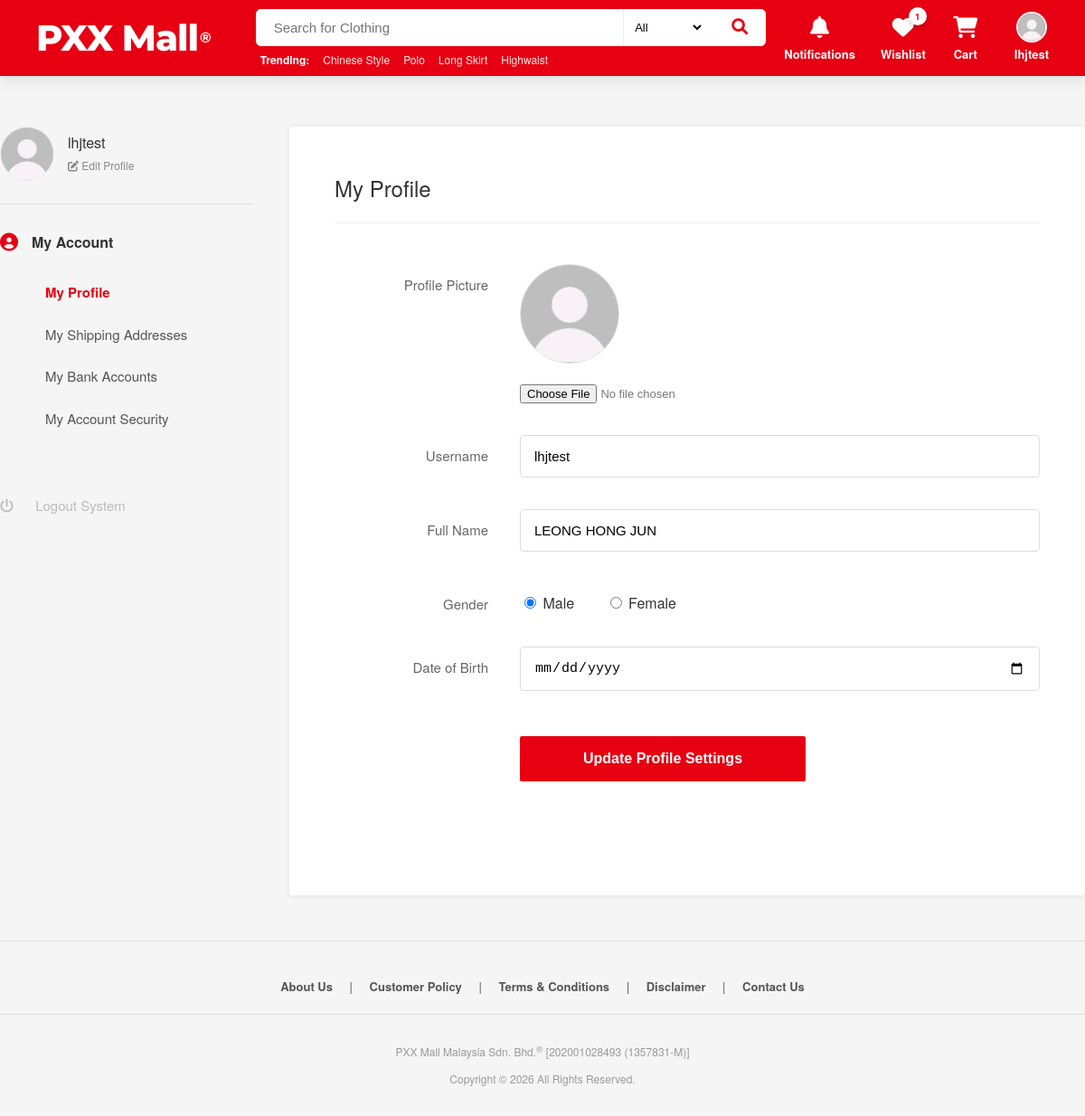
/member/profile.php (signed in), run on the app's committed database.
### tables this page shows
CREATE TABLE `users` (
  `user_id` varchar(20) NOT NULL,
  `username` varchar(50) NOT NULL,
  `real_name` varchar(100) DEFAULT NULL,
  `gender` enum('Male','Female') DEFAULT NULL,
  `birthday` date DEFAULT NULL,
  `password_hashed` varchar(255) NOT NULL,
  `phone_num` varchar(20) DEFAULT NULL,
  `email` varchar(100) DEFAULT NULL,
  `address` text DEFAULT NULL,
  `Postcode` varchar(50) NOT NULL,
  `City` varchar(50) NOT NULL,
  `State` varchar(50) NOT NULL,
  `bank_name` varchar(100) NOT NULL,
  `points` int(11) DEFAULT 0,
  `role` enum('Admin','S.Admin','Member') DEFAULT NULL,
  `created_at` timestamp NOT NULL DEFAULT current_timestamp(),
  `login_attempts` int(11) DEFAULT 0,
  `last_login_attempt` datetime DEFAULT NULL,
  `last_login` datetime DEFAULT NULL,
  `remember_token` varchar(100) DEFAULT NULL,
  `reset_token` varchar(100) DEFAULT NULL,
  `profile_photo` varchar(255) DEFAULT 'default.jpg',
  `status` enum('Active','Blocked') DEFAULT NULL,
  `email_code` varchar(6) DEFAULT NULL,
  `email_expiry` datetime DEFAULT NULL,
  `email_verified` int(11) DEFAULT 1,
  `email_status` enum('Verified','Unverified') NOT NULL DEFAULT 'Verified',
  `phone_status` enum('Verified','Unverified') NOT NULL DEFAULT 'Verified'
);

### member/profile.php (the view, shortened to what this page needs)
<?php
$pxx_root = dirname(__DIR__);
$pxx_head_file = $pxx_root . DIRECTORY_SEPARATOR . 'includes' . DIRECTORY_SEPARATOR . '_head.php';
$pxx_foot_file = $pxx_root . DIRECTORY_SEPARATOR . 'includes' . DIRECTORY_SEPARATOR . '_foot.php';
global $pdo;
$user_id = $_SESSION['user_id'];
$active_page = isset($_GET['page']) ? htmlspecialchars($_GET['page']) : 'my_profile';
$stmt_fetch = $pdo->prepare("SELECT * FROM users WHERE user_id = ?");
$stmt_fetch->execute([$user_id]);
$u = $stmt_fetch->fetch();
function d($val) {
    return htmlspecialchars($val ?? '', ENT_QUOTES, 'UTF-8');
}
if (file_exists($pxx_head_file)) { include_once $pxx_head_file; }
?>
<div class="pxx-master-wrapper">
    <div class="pxx-sidebar-nav">
        <div class="sidebar-user-header">
            <img src="../images/<?php echo d($u['profile_photo'] ?: 'default.jpg'); ?>" alt="User Avatar">
            <div class="user-meta">
                <div class="user-name-text"><?php echo d($u['username']); ?></div>
                <a href="?page=my_profile" style="font-size: 12px; color: #888; text-decoration: none;">
                    <i class="fas fa-edit"></i> Edit Profile
                </a>
            </div>
        </div>
        <nav>
            <div class="nav-section-header"><i class="fas fa-user-circle"></i> My Account</div>
            <a href="?page=my_profile" class="nav-link-item <?php echo $active_page=='my_profile'?'active':''; ?>">My Profile</a>
            <a href="?page=addresses" class="nav-link-item <?php echo $active_page=='addresses'?'active':''; ?>">My Shipping Addresses</a>
            <a href="?page=bank" class="nav-link-item <?php echo $active_page=='bank'?'active':''; ?>">My Bank Accounts</a>
            <a href="?page=security" class="nav-link-item <?php echo $active_page=='security'?'active':''; ?>">My Account Security</a>
            <div style="margin-top: 50px;">
                <a href="../logout.php" class="nav-link-item" style="padding-left: 0; color: #bbb;">
                    <i class="fas fa-power-off" style="width: 35px; text-align: left;"></i>
                    <span>Logout System</span>
                </a>
            </div>
        </nav>
    </div>
    <div class="pxx-main-dashboard">
        <?php if ($active_page == 'my_profile'): ?>
            <div class="dashboard-header"><h2>My Profile</h2></div>
            <form action="profile.php?page=my_profile" method="POST" enctype="multipart/form-data">
                <div class="form-row-pxx">
                    <div class="form-label-pxx">Profile Picture</div>
                    <div class="form-content-pxx">
                        <div class="avatar-interactive-box">
                            <img src="../images/<?php echo d($u['profile_photo'] ?: 'default.jpg'); ?>" id="displayAvatarImg">
                        </div>
                        <input type="file" name="profile_photo" accept="image/*" style="font-size: 13px; color: #777;">
                    </div>
                </div>
                <div class="form-row-pxx">
                    <div class="form-label-pxx">Username</div>
                    <div class="form-content-pxx">
                        <input type="text" name="username" class="pxx-input-large" value="<?php echo d($u['username']); ?>" required>
                    </div>
                </div>
                <div class="form-row-pxx">
                    <div class="form-label-pxx">Full Name</div>
                    <div class="form-content-pxx">
                        <input type="text" name="real_name" class="pxx-input-large" value="<?php echo d($u['real_name']); ?>">
                    </div>
                </div>
                <div class="form-row-pxx">
                    <div class="form-label-pxx">Gender</div>
                    <div class="form-content-pxx">
                        <div style="padding-top: 10px;">
                            <label><input type="radio" name="gender" value="Male" <?php echo $u['gender']=='Male'?'checked':''; ?>> Male</label>
                            <label style="margin-left: 30px;"><input type="radio" name="gender" value="Female" <?php echo $u['gender']=='Female'?'checked':''; ?>> Female</label>
                        </div>
                    </div>
                </div>
                <div class="form-row-pxx">
                    <div class="form-label-pxx">Date of Birth</div>
                    <div class="form-content-pxx">
                        <input type="date" name="birthday" class="pxx-input-large" value="<?php echo d($u['birthday']); ?>">
                    </div>
                </div>
                <div class="form-row-pxx" style="margin-top: 50px;">
                    <div class="form-label-pxx"></div>
                    <div class="form-content-pxx">
                        <button type="submit" class="btn-save-master">Update Profile Settings</button>
                    </div>
                </div>
            </form>
        <?php endif; ?>
    </div>
</div>
<?php
if (file_exists($pxx_foot_file)) { include_once $pxx_foot_file; }
?>

### includes/_head.php (shortened to what this page needs)
<?php
$isLoggedIn = false;
$username = "";
$avatar_file = "default.jpg";
$current_page_dir = basename(dirname($_SERVER['PHP_SELF']));
$is_subfolder = ($current_page_dir === 'admin' || $current_page_dir === 'member' || $current_page_dir === 'memberProducts');
$path_prefix = $is_subfolder ? '../' : '';
if (isset($_SESSION['username']) || isset($_SESSION['user_id'])) {
    $isLoggedIn = true;
    $username = $_SESSION['username'];
    if (isset($pdo)) {
        try {
            $stmt = $pdo->prepare("SELECT profile_photo FROM users WHERE username = ? LIMIT 1");
            $stmt->execute([$username]);
            $user_data = $stmt->fetch();
            if ($user_data && !empty($user_data['profile_photo'])) {
                $avatar_file = $user_data['profile_photo'];
            }
        } catch (PDOException $e) {
            $avatar_file = !empty($_SESSION['profile_photo']) ? $_SESSION['profile_photo'] : 'default.jpg';
        }
    }
}
$final_avatar_path = $path_prefix . 'images/' . $avatar_file;
$current_category = isset($_GET['category']) ? $_GET['category'] : '';
$dynamic_keywords = [];
if (isset($pdo)) {
    try {
        if (!empty($current_category) && $current_category !== 'All') {
            $kw_stmt = $pdo->prepare("
                SELECT DISTINCT p.keywords
                FROM products p
                JOIN categories c ON p.category_id = c.category_id
                WHERE c.category_gender = :cat
                AND p.keywords IS NOT NULL
                AND p.keywords != ''
                ORDER BY RAND()
                LIMIT 10
            ");
            $kw_stmt->execute(['cat' => $current_category]);
        } else {
            $kw_stmt = $pdo->prepare("
                SELECT DISTINCT keywords
                FROM products
                WHERE keywords IS NOT NULL
                AND keywords != ''
                ORDER BY RAND()
                LIMIT 10
            ");
            $kw_stmt->execute();
        }
        $fetched_keywords = $kw_stmt->fetchAll(PDO::FETCH_COLUMN);
        foreach ($fetched_keywords as $kw_string) {
            $parts = explode(',', $kw_string);
            foreach ($parts as $p) {
                $p = trim($p);
                if (!empty($p) && strlen($p) > 1 && !in_array($p, $dynamic_keywords)) {
                    $dynamic_keywords[] = $p;
                }
                if (count($dynamic_keywords) >= 4) break 2;
            }
        }
    } catch(PDOException $e) {}
}
$wishlist_count = 0;
$uid = '';
if ($isLoggedIn) {
    if (isset($_SESSION['user_id']) && !empty($_SESSION['user_id'])) {
        $uid = (string)$_SESSION['user_id'];
    }
}
if (!empty($uid) && isset($pdo)) {
    try {
        $stmt = $pdo->prepare("SELECT COUNT(*) FROM favourites WHERE user_id = ?");
        $stmt->execute([$uid]);
        $wishlist_count = (int)$stmt->fetchColumn();
    } catch(PDOException $e) {}
}
function badge_number($num) {
    return $num > 99 ? '99+' : $num;
}
?>
<!DOCTYPE html>
<html lang="en">
<head>
    <link rel="stylesheet" href="https://cdnjs.cloudflare.com/ajax/libs/font-awesome/6.0.0/css/all.min.css">
</head>
<body>
<header class="pxx-header">
    <div class="header-container">
        <a href="<?php echo $path_prefix; ?>index.php" class="logo-link">PXX Mall<sup>&reg;</sup></a>
        <div class="search-section">
            <form action="<?php echo $path_prefix; ?>ViewAllProduct.php" method="GET" class="search-container" style="display: flex; gap: 10px;">
                <input type="text" name="query" class="search-input" placeholder="Search for Clothing">
                <select name="category" style="padding: 0 8px; border: none; background: white; font-size: 13px; width: 90px; cursor: pointer; border-left: 1px solid #eee;">
                    <option value="">All</option>
                </select>
                <button type="submit" class="search-btn"><i class="fa-solid fa-magnifying-glass"></i></button>
            </form>
            <div class="search-keywords">
                <span>Trending:</span>
                <?php foreach($dynamic_keywords as $kw): ?>
                    <a href="<?php echo $path_prefix; ?>ViewAllProduct.php?query=<?php echo urlencode($kw); ?><?php echo !empty($current_category) ? '&category='.urlencode($current_category) : ''; ?>">
                        <?php echo htmlspecialchars($kw); ?>
                    </a>
                <?php endforeach; ?>
            </div>
        </div>
        <div class="nav-actions">
            <div class="nav-item <?php echo $isLoggedIn ? 'hover-trigger' : ''; ?>">
                <a href="<?php echo $isLoggedIn ? $path_prefix.'member/notifications.php' : $path_prefix.'login_selection.php'; ?>" class="nav-trigger-link">
                    <div class="icon-wrap">
                        <i class="fa-solid fa-bell"></i>
                    </div>
                    <span class="icon-text">Notifications</span>
                </a>
            </div>
            <div class="nav-item <?php echo $isLoggedIn ? 'hover-trigger' : ''; ?>">
                <a href="<?php echo $isLoggedIn ? $path_prefix.'member/wishlist.php' : $path_prefix.'login_selection.php'; ?>" class="nav-trigger-link">
                    <div class="icon-wrap">
                        <i class="fa-solid fa-heart"></i>
                        <?php if ($isLoggedIn && $wishlist_count > 0): ?>
                            <span class="badge <?php echo $wishlist_count > 99 ? 'wide' : ''; ?>"><?php echo badge_number($wishlist_count); ?></span>
                        <?php endif; ?>
                    </div>
                    <span class="icon-text">Wishlist</span>
                </a>
            </div>
            <div class="nav-item <?php echo $isLoggedIn ? 'hover-trigger' : ''; ?>">
                <a href="<?php echo $isLoggedIn ? $path_prefix.'memberProducts/unified_cart.php' : $path_prefix.'login_selection.php'; ?>" class="nav-trigger-link">
                    <div class="icon-wrap">
                        <i class="fa-solid fa-cart-shopping"></i>
                    </div>
                    <span class="icon-text">Cart</span>
                </a>
            </div>
            <div class="nav-item hover-trigger profile-item">
                <?php if ($isLoggedIn): ?>
                    <a href="<?php echo $path_prefix; ?>member/profile.php" class="nav-trigger-link">
                        <div class="icon-wrap">
                            <img src="<?php echo $final_avatar_path; ?>" onerror="this.src='<?php echo $path_prefix; ?>images/default.jpg'" class="user-avatar" alt="User">
                        </div>
                        <span class="icon-text"><?php echo htmlspecialchars($username); ?></span>
                    </a>
                <?php endif; ?>
            </div>
        </div>
    </div>
</header>
</body>
</html>

### includes/_head.php (style rules this page uses)
:root { --pxx-red: #e60012; --white: #ffffff; --gray-100: #f8f9fa; --transition: all 0.3s cubic-bezier(0.4, 0, 0.2, 1); }
body { margin: 0; font-family: 'Poppins', sans-serif; background-color: var(--gray-100); padding-top: 100px; }
* { box-sizing: border-box; }
a { text-decoration: none; color: inherit; transition: var(--transition); }
.pxx-header { background-color: var(--pxx-red); color: white; padding: 12px 0; position: fixed; top: 0; left: 0; right: 0; z-index: 10000; box-shadow: 0 4px 15px rgba(0,0,0,0.1); }
.header-container { display: flex; justify-content: space-between; align-items: center; max-width: 1400px; margin: 0 auto; padding: 0 40px; height: 60px; }
.logo-link { font-family: 'Montserrat', sans-serif; font-size: 40px; font-weight: 800; letter-spacing: -1px; display: flex; align-items: center; height: 100%; margin-right: 30px; }
.logo-link sup { font-size: 16px; font-weight: 700; margin-left: 2px; }
.search-section { flex: 1; max-width: 700px; min-width: 400px; display: flex; flex-direction: column; justify-content: center; margin: 0 20px; }
.search-container { display: flex; background: white; border-radius: 6px; overflow: hidden; width: 100%; }
.search-input { flex: 1; border: none; padding: 12px 20px; outline: none; font-size: 15px; color: #333; }
.search-btn { background: white; border: none; color: var(--pxx-red); cursor: pointer; padding: 0 20px; font-size: 18px; }
.search-keywords { margin-top: 6px; font-size: 12px; display: flex; gap: 15px; color: rgba(255, 255, 255, 0.8); margin-left: 5px; white-space: nowrap; overflow: visible; }
.search-keywords span { font-weight: 700; color: #ffffff; flex-shrink: 0; }
.search-keywords a { color: rgba(255, 255, 255, 0.9); text-decoration: none; transition: 0.2s; flex-shrink: 0; }
.nav-actions { display: flex; align-items: center; gap: 28px; height: 100%; }
.nav-item { position: relative; display: flex; flex-direction: column; align-items: center; justify-content: center; height: 100%; }
.nav-trigger-link { display: flex; flex-direction: column; align-items: center; cursor: pointer; color: white; }
.profile-item { margin-left: 10px; }
.icon-wrap { position: relative; width: 32px; height: 32px; display: flex; align-items: center; justify-content: center; }
.icon-wrap i { font-size: 24px; color: white; }
.icon-text { font-size: 13px; font-weight: 700; color: white; margin-top: 4px; }
.badge { position: absolute; top: -6px; right: -10px; background: white; color: var(--pxx-red); font-size: 10px; font-weight: 900; width: 20px; height: 20px; border-radius: 50%; display: flex; align-items: center; justify-content: center; box-shadow: 0 2px 5px rgba(0,0,0,0.2); line-height: 1; }
.user-avatar { width: 34px; height: 34px; border-radius: 50%; object-fit: cover; border: 2px solid white; }

### data on the page
users: profile_photo (placeholder picture), username "lhjtest", real_name "LEONG HONG JUN", gender "☑ Male", gender "☐ Female"

### other printed values
$kw "Chinese Style"
$kw "Polo"
$kw "Long Skirt"
$kw "Highwaist"
badge_number($wishlist_count) "1"
$username "lhjtest"
